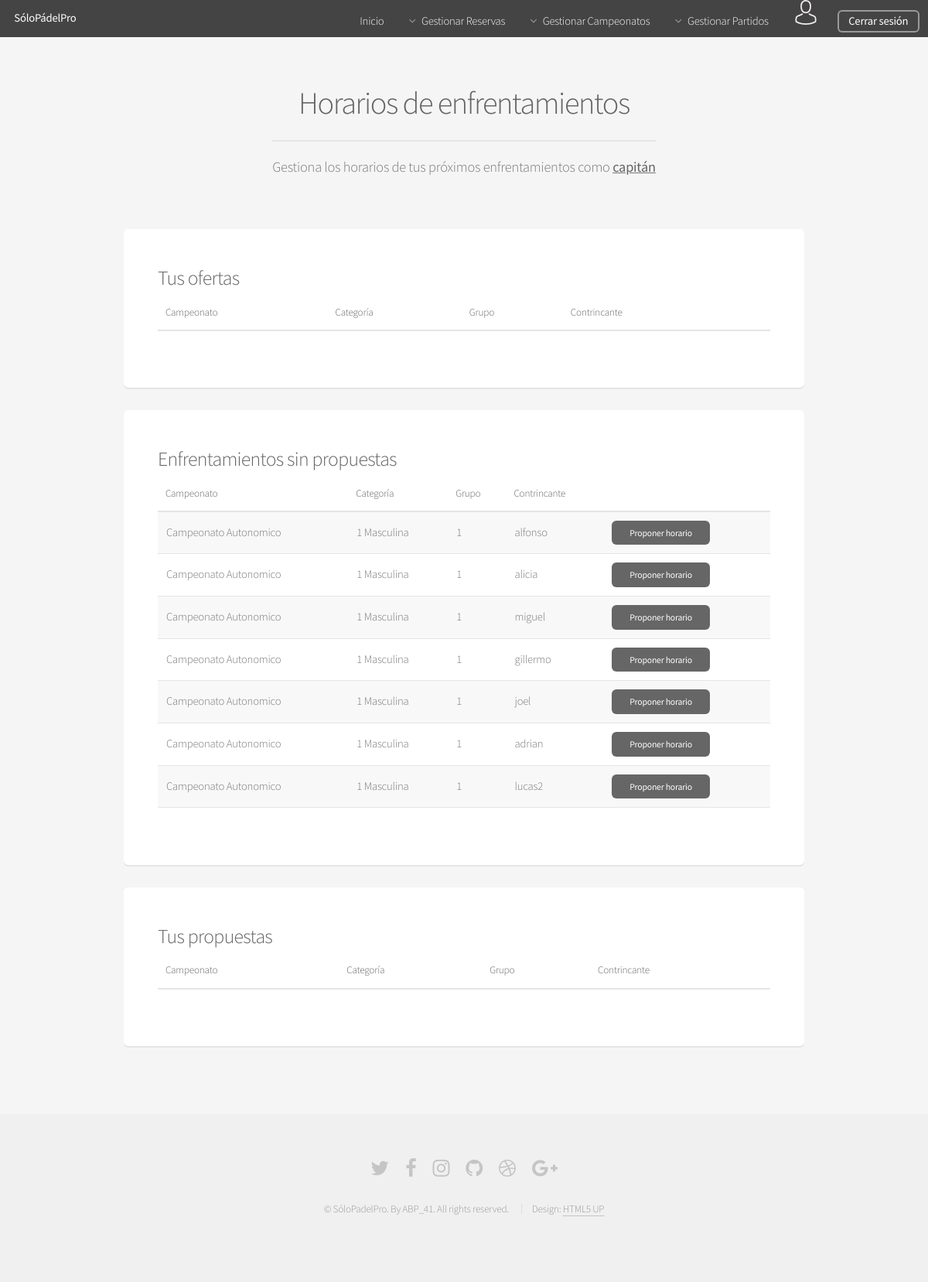
/Controllers/ENFRENTAMIENTO_Controller.php?action=GESHORARIOS (signed in), run on the app's committed database.
### tables this page shows
CREATE TABLE IF NOT EXISTS ENFRENTAMIENTO(
  ID int(225) AUTO_INCREMENT NOT NULL,
  GRUPO_ID int(225) NOT NULL,
  RESULTADO varchar(25),
  PAREJA_1 int(225) NOT NULL,
  PAREJA_2 int(225) NOT NULL,
  RESERVA_ID int(225),
  PRIMARY KEY(ID),
  FOREIGN KEY (PAREJA_1) REFERENCES PAREJA (ID) ON DELETE CASCADE,
  FOREIGN KEY (PAREJA_2) REFERENCES PAREJA (ID) ON DELETE CASCADE,
  FOREIGN KEY (RESERVA_ID) REFERENCES RESERVA (ID) ON DELETE CASCADE,
  FOREIGN KEY (GRUPO_ID) REFERENCES GRUPO (ID) ON DELETE CASCADE
);

CREATE TABLE IF NOT EXISTS CAMPEONATO(
  ID int(225) AUTO_INCREMENT NOT NULL,
  NOMBRE varchar(50) NOT NULL,
  FECHA date NOT NULL,
  PRIMARY KEY(ID)
);

CREATE TABLE IF NOT EXISTS CATEGORIA(
  ID int(225) AUTO_INCREMENT NOT NULL,
  NIVEL int(5) NOT NULL,
  GENERO varchar(10) NOT NULL,
  PRIMARY KEY (ID)
);

CREATE TABLE IF NOT EXISTS GRUPO(
  ID int(225) AUTO_INCREMENT NOT NULL ,
  NOMBRE char(1) NOT NULL,
  CAMPEONATO_ID int(225) NOT NULL,
  CATEGORIA_ID int(225) NOT NULL,
  PRIMARY KEY(ID),
  FOREIGN KEY (CAMPEONATO_ID) REFERENCES CAMPEONATO (ID) ON DELETE CASCADE,
  FOREIGN KEY (CATEGORIA_ID) REFERENCES CATEGORIA (ID) ON DELETE CASCADE
);

CREATE TABLE IF NOT EXISTS PAREJA(
  ID int(225) AUTO_INCREMENT NOT NULL,
  JUGADOR_1 varchar(25) NOT NULL,
  JUGADOR_2 varchar(25) NOT NULL,
  CAPITAN varchar(25) NOT NULL,
  PRIMARY KEY(ID),
  FOREIGN KEY (JUGADOR_1) REFERENCES USUARIO (LOGIN) ON DELETE CASCADE,
  FOREIGN KEY (JUGADOR_2) REFERENCES USUARIO (LOGIN) ON DELETE CASCADE,
  FOREIGN KEY (CAPITAN) REFERENCES USUARIO (LOGIN) ON DELETE CASCADE
);

### Models/ENFRENTAMIENTO_Model.php (called while the page is built, shortened)
<?php
class ENFRENTAMIENTO_Model{
	function __construct($grupo_id,$resultado,$pareja_1,$pareja_2,$reserva_id){
        include_once '../Functions/Access_DB.php';
        $this->mysqli = ConnectDB();
    }
    function SHOW_ENFRENTAMIENTOS1($login_us){
        $sql_par = "SELECT * FROM PAREJA WHERE (CAPITAN = '$login_us')";
        if($result_par = $this->mysqli->query($sql_par)){
            while($row_pareja = mysqli_fetch_array($result_par)){
                $id_pareja = $row_pareja['ID'];
                $sql_enf = "SELECT  CA.NOMBRE AS CAM_NOMBRE,
                                    CT.NIVEL,
                                    CT.GENERO,
                                    G.NOMBRE AS GR_NOMBRE,
                                    P.CAPITAN,
                                    E.ID AS ID_ENFRENTAMIENTO,
                                    E.PAREJA_1 AS ID_PAREJA
                                    FROM
                                    ENFRENTAMIENTO E,
                                    PAREJA P,
                                    GRUPO G,
                                    CATEGORIA CT,
                                    CAMPEONATO CA
                                    WHERE
                                    (E.GRUPO_ID = G.ID) and
                                    (G.CAMPEONATO_ID = CA.ID) and
                                    (G.CATEGORIA_ID = CT.ID) and
                                    (E.PAREJA_2 = P.ID) and
                                    (E.PAREJA_1 = '$id_pareja') and
                                    (E.ID NOT IN (SELECT ENFRENTAMIENTO_ID FROM HUECO))
                            ";
                $result_enf = $this->mysqli->query($sql_enf);
                return $result_enf;
            }
        }
    }
}
?>

### Functions/Access_DB.php (called while the page is built, shortened)
<?php
function ConnectDB(){
   $conexion = mysqli_connect("localhost", "abp41", "abp41", "ABP") or (new MESSAGE('ERROR: No se ha podido conectar con la base de datos', '../index.php'));
 if ($conexion->connect_errno) {
    	return false;
 }else{
 	return $conexion;
 }
}
?>

### Views/ENFRENTAMIENTO/GESHORARIOS_View.php (the view, shortened to what this page needs)
<?php
class GestionHorarios{
	var $sinHorarios1;
	function __construct($tusOfertas1, $tusOfertas2, $sinHorarios1, $sinHorarios2, $tusPropuestas1, $tusPropuestas2){
		$this->sinHorarios1 =  $sinHorarios1;
		$this->render();
	}
function render(){
    include '../Views/HEADER_View.php';
?>
	<section id="main" class="container">
		<header>
		   <h2>Horarios de enfrentamientos</h2>
		    <p>Gestiona los horarios de tus próximos enfrentamientos como <u><b>capitán</b></u></p>
		 </header>
		<div class="row">
			<div class="col-12">
			    	<section class="box">
			    		<h3>Tus ofertas</h3>
			    		<div class="table-wrapper">
							<table>
								<thead >
									<tr>
										<th>Campeonato</th>
										<th>Categoría</th>
										<th>Grupo</th>
										<th>Contrincante</th>
										<th></th>
									</tr>
								</thead>
							</table>
						</div>
			    	</section>
			    	<section class="box">
			    		<h3>Enfrentamientos sin propuestas</h3>
			    		<div class="table-wrapper">
				    		<table>
									<thead >
										<tr>
											<th>Campeonato</th>
											<th>Categoría</th>
											<th>Grupo</th>
											<th>Contrincante</th>
											<th></th>
										</tr>
									</thead>
									<tbody>
						<?php
							while ($row_sinHorarios = mysqli_fetch_array($this->sinHorarios1)) {
						?>
									<tr>
										<td><?php echo $row_sinHorarios['CAM_NOMBRE']?></td>
										<td><?php echo $row_sinHorarios['NIVEL']." ".$row_sinHorarios['GENERO'] ?></td>
										<td><?php echo $row_sinHorarios['GR_NOMBRE']?></td>
										<td><?php echo $row_sinHorarios['CAPITAN']?></td>
										<td><a href="../Controllers/HUECO_Controller.php?action=PROPUESTA&enfrentamiento_id=<?php echo $row_sinHorarios['ID_ENFRENTAMIENTO']?>&pareja_id=<?php echo $row_sinHorarios['ID_PAREJA']?>" class="button small" >Proponer horario</a></td>
									</tr>
						<?php } ?>
						</tbody>
							</table>
						</div>
			    	</section>
			    	<section class="box">
			    		<h3>Tus propuestas</h3>
			    		<div class="table-wrapper">
				    		<table>
									<thead >
										<tr>
											<th>Campeonato</th>
											<th>Categoría</th>
											<th>Grupo</th>
											<th>Contrincante</th>
										</tr>
									</thead>
							</table>
						</div>
			    	</section>
			</div>
		</div>
    </section>
    <?php
        include '../Views/FOOTER_View.php';
        }
    }
    ?>

### data on the page
enfrentamiento: campeonato.NOMBRE "Campeonato Autonomico", categoria.NIVEL "1", categoria.GENERO "Masculina", GRUPO_ID.NOMBRE "1", PAREJA_2.CAPITAN "alfonso"
enfrentamiento: campeonato.NOMBRE "Campeonato Autonomico", categoria.NIVEL "1", categoria.GENERO "Masculina", GRUPO_ID.NOMBRE "1", PAREJA_2.CAPITAN "alicia"
enfrentamiento: campeonato.NOMBRE "Campeonato Autonomico", categoria.NIVEL "1", categoria.GENERO "Masculina", GRUPO_ID.NOMBRE "1", PAREJA_2.CAPITAN "miguel"
enfrentamiento: campeonato.NOMBRE "Campeonato Autonomico", categoria.NIVEL "1", categoria.GENERO "Masculina", GRUPO_ID.NOMBRE "1", PAREJA_2.CAPITAN "gillermo"
enfrentamiento: campeonato.NOMBRE "Campeonato Autonomico", categoria.NIVEL "1", categoria.GENERO "Masculina", GRUPO_ID.NOMBRE "1", PAREJA_2.CAPITAN "joel"
enfrentamiento: campeonato.NOMBRE "Campeonato Autonomico", categoria.NIVEL "1", categoria.GENERO "Masculina", GRUPO_ID.NOMBRE "1", PAREJA_2.CAPITAN "adrian"
enfrentamiento: campeonato.NOMBRE "Campeonato Autonomico", categoria.NIVEL "1", categoria.GENERO "Masculina", GRUPO_ID.NOMBRE "1", PAREJA_2.CAPITAN "lucas2"
